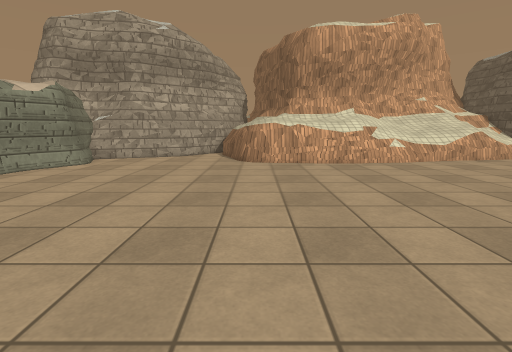
view 1 (above)

23 first-person views from a walk through a scene from a Unity 3-D project. The camera is 1.3 m above the floor, tilts 10° down and sees 85° across. The floor is counted in squares, 0.5 m on a side. Each view is taken from the middle of a square. On the plan, view 1 faces up. The plan holds only what a view shows up to about 19 squares ahead; the rest is blank. The place goes on beyond the plan. Surface patterns are stand-ins for the level's own textures.

view 2
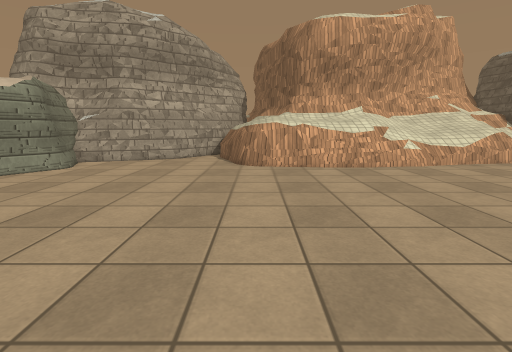

view 3
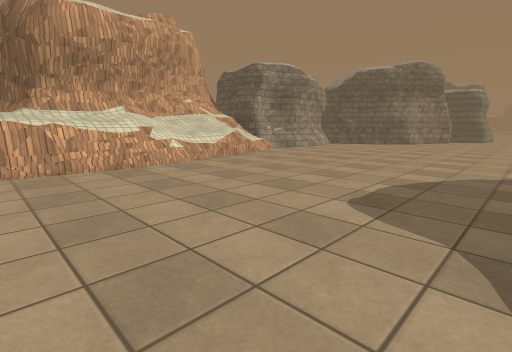

view 4
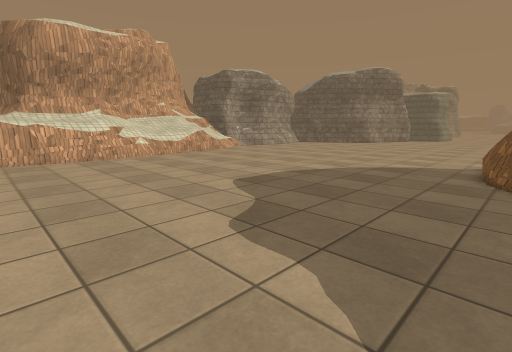

view 5
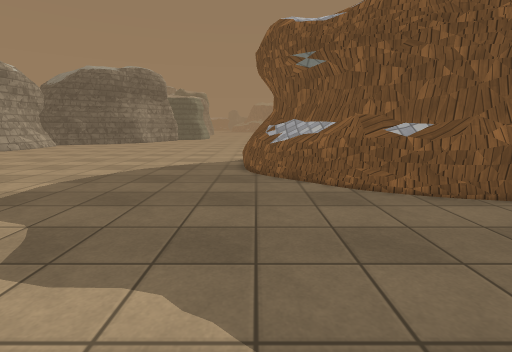

view 6
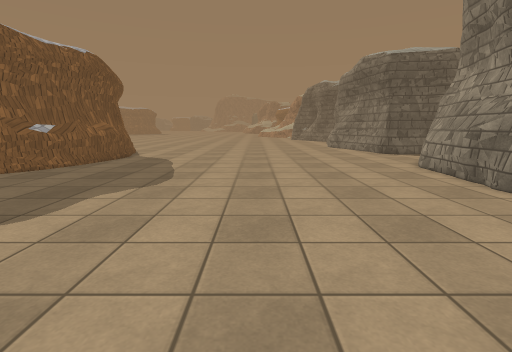

view 7
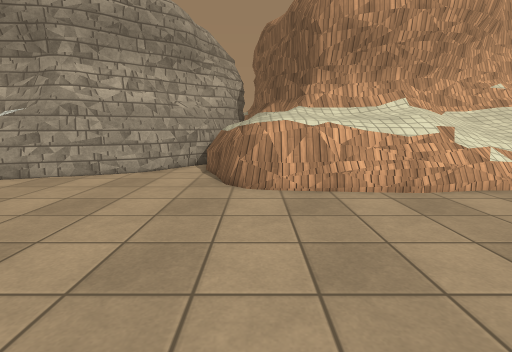

view 8
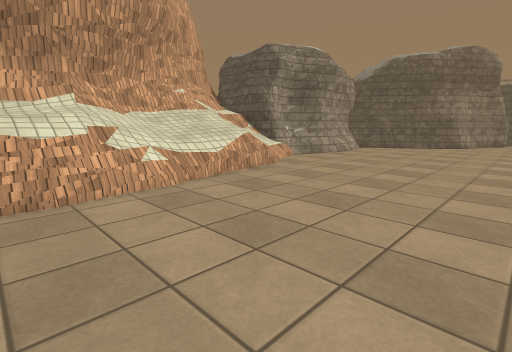

view 9
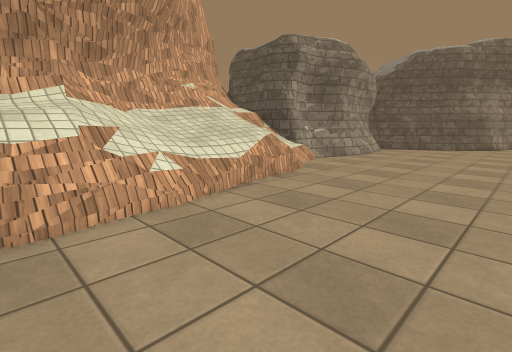

view 10
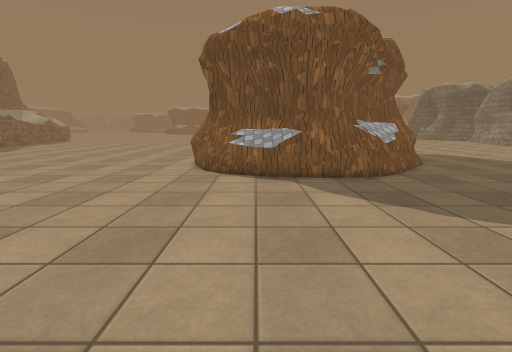

view 11
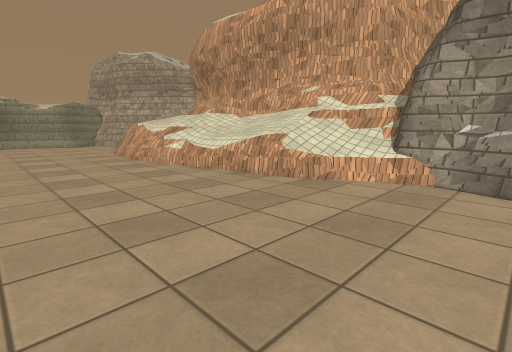

view 12
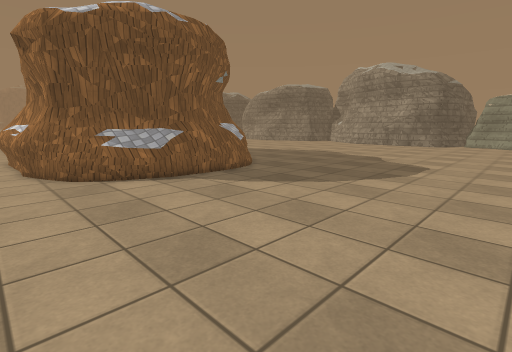

view 13
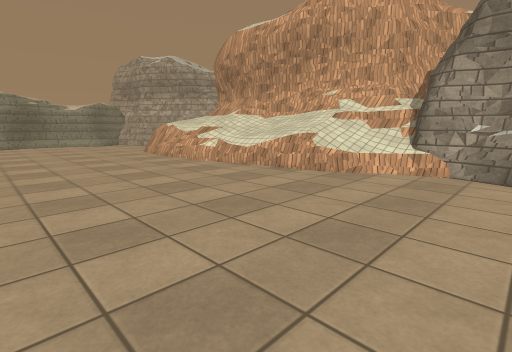

view 14
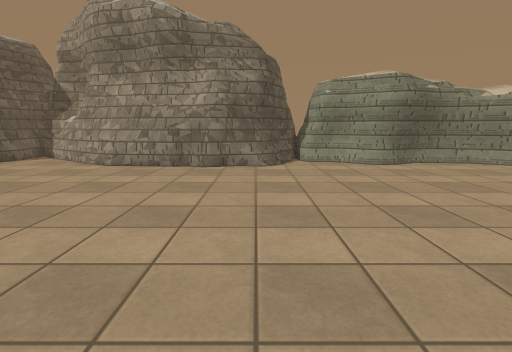

view 15
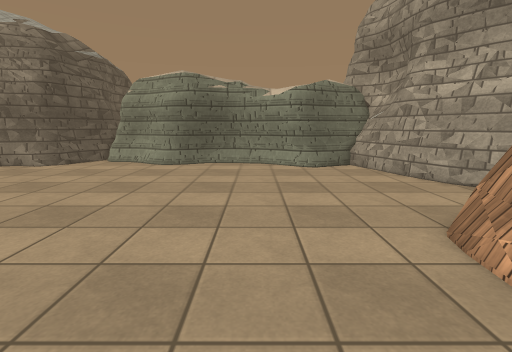

view 16
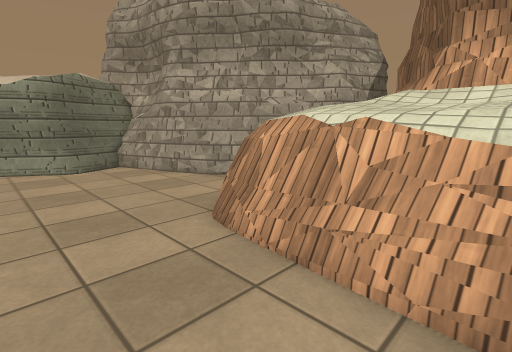

view 17
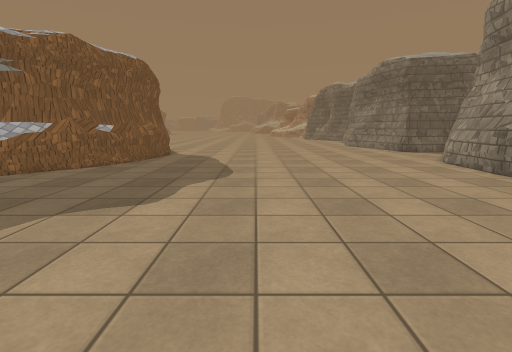

view 18
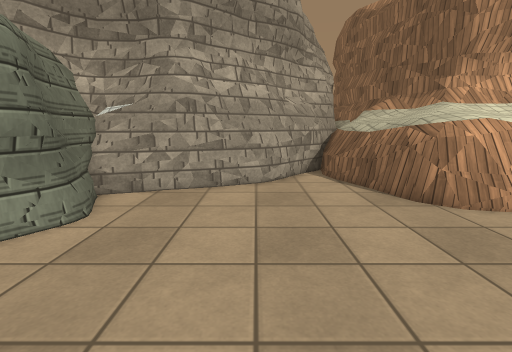

view 19
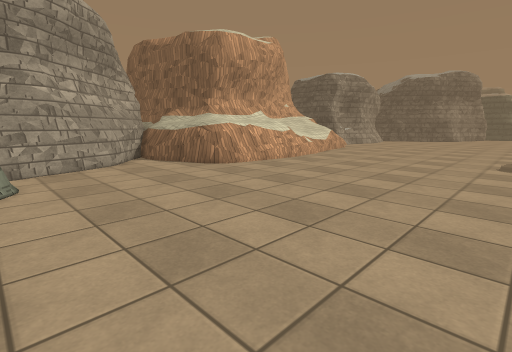

view 20
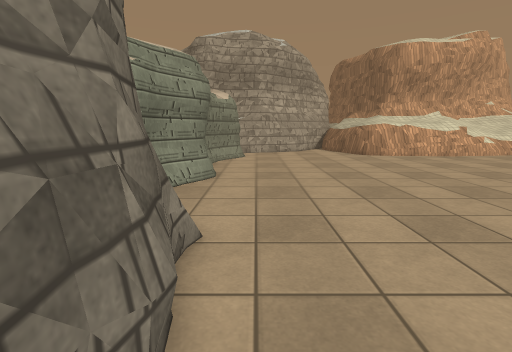

view 21
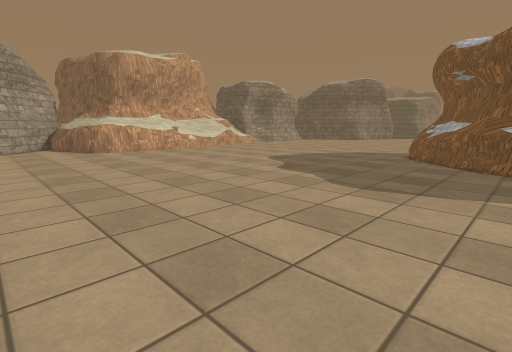

view 22
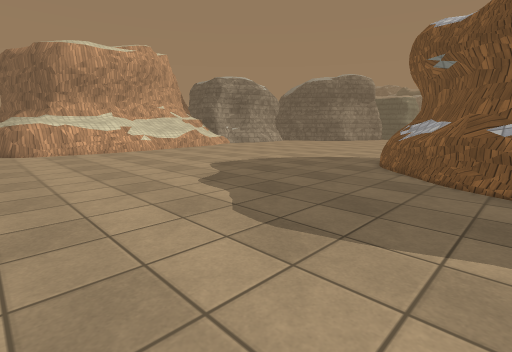

view 23
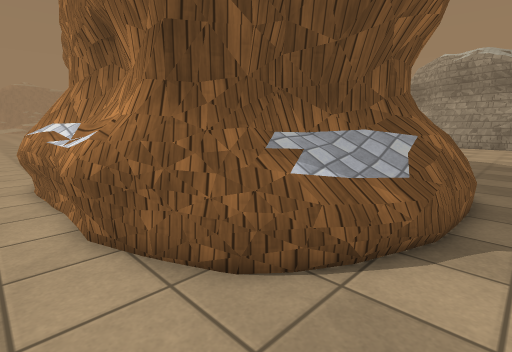

### Floor plan
Key: @ floor where view 1 was taken; # wall or solid block; x gap in a wall; . main floor; : floor 0.25 m higher than the main floor; = window, fence, low wall or low ledge; ^ raised ledge; O other object.
Columns run from 13 left of view 1 to 29 right of it. Each row starts with its distance up from view 1.
 26      ###=.=#^^^^^^^^^^ ^^^^^^^^^^^^^^###=#
 25     ###=...=^^^^^^^^^^^^^^^^^^^^^^^^^=====
 24 #####=.....=^^^^^^^^^^^^^^^^^^^^^^^:......
 23 ###........=#^^^^^^^^^^^^^^^^^^^^^O........
 22 #...........=^^^^^^^^^^^^^^^^^====.........
 21 #...........===^^^^^===^^^x#...............
 20 ##................==O###...................
 19 ##.........................................
 18 #..........................................
 17 #..........................................
 16 ...........................................
 15 ...........................................
 14 ...........................................
 13 ...........................................
 12 ...........................................
 11 ...........................................
 10 ...........................................
  9 .........................................
  8 ...........................................
  7 ...........................................
  6 ...........................................
  5 ...........................................
  4 ...........................................
  3 ...........................................
  2 =..........................................
  1 #..........................................
  0 #............@.............................
 -1 ##.........................................
 -2 ##............................======.......
 -3 ##...........................==^##^^^=.....
 -4 ##..........................^^^###^^^^=....
 -5 ##.........................^^^######^^#=...
 -6 ##........................=^^##    ######..
 -7 #........................=###          ##..
 -8 #.......................=^##           ##=.
 -9 #.......................=^#            #^=.
-10 =......................=###            #^=.

Positions as (right, up) in squares from view 1, and headings:
1: (0, 0), facing up
2: (0, 2), facing up
3: (0, 2), facing up-right
4: (0, -4), facing up-right
5: (0, -3), facing right
6: (-2, 9), facing down
7: (0, 9), facing up
8: (5, 9), facing up-right
9: (6, 12), facing up-right
10: (23, 12), facing down
11: (29, 11), facing up-left
12: (29, 11), facing down-left
13: (29, 8), facing up-left
14: (6, 1), facing left
15: (6, 16), facing left
16: (6, 16), facing up-left
17: (1, 11), facing down
18: (-7, 12), facing up
19: (-13, 5), facing up-right
20: (-11, -5), facing up
21: (-9, -10), facing up-right
22: (-3, -10), facing up-right
23: (29, -1), facing down-left
